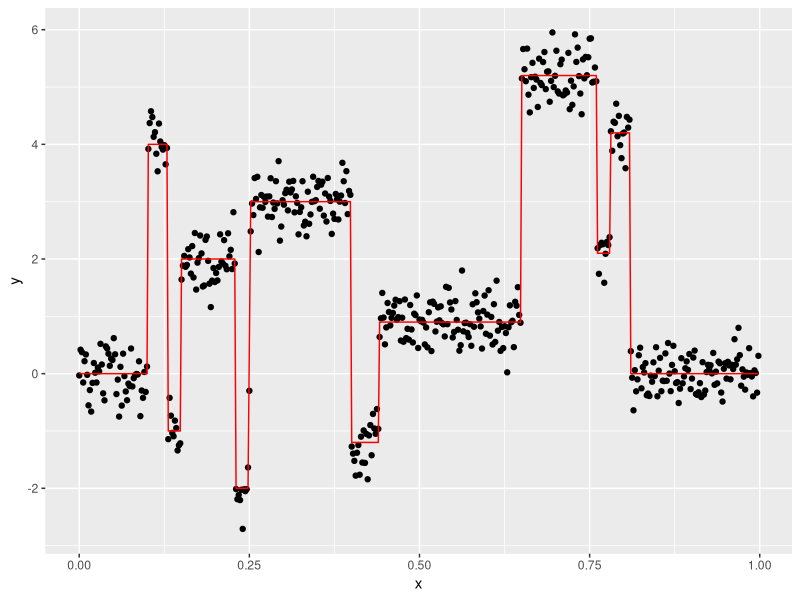
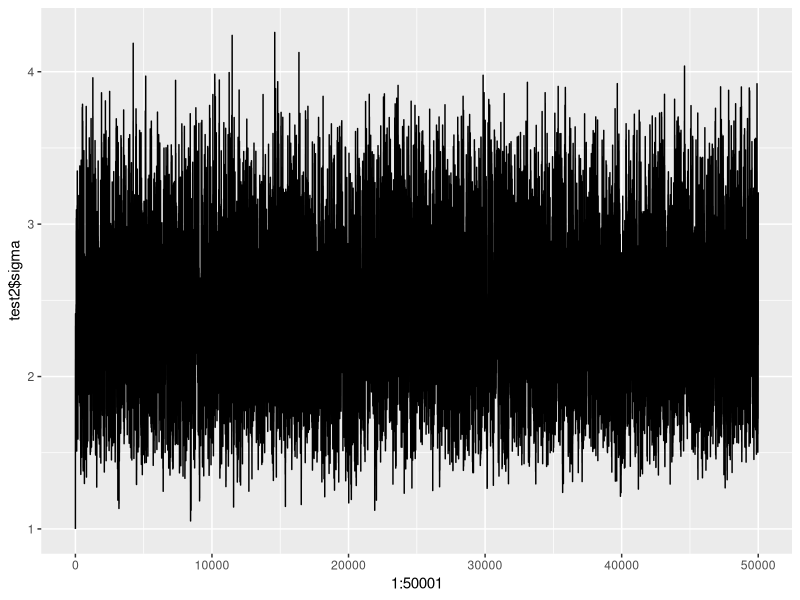
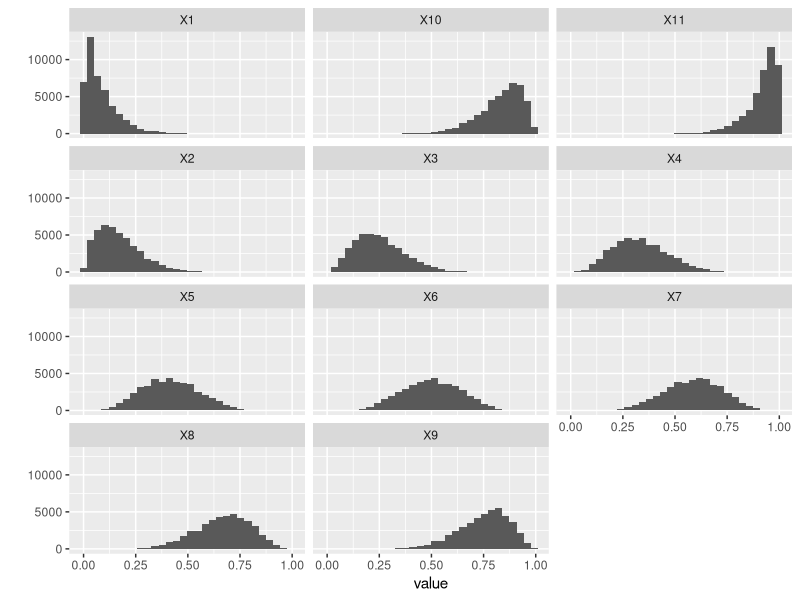
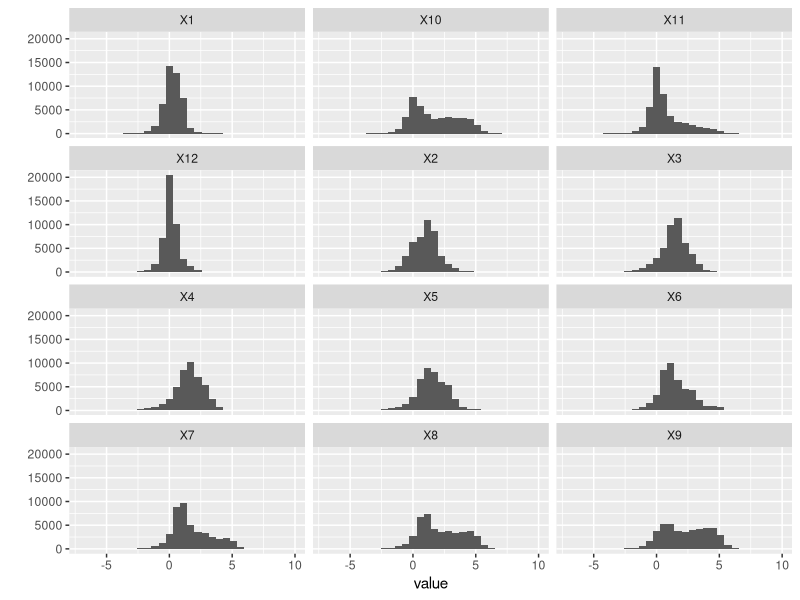
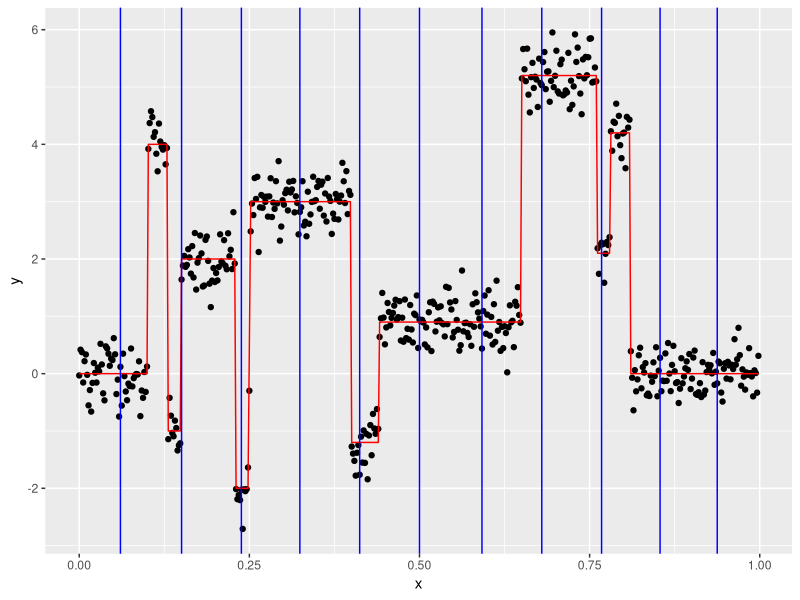
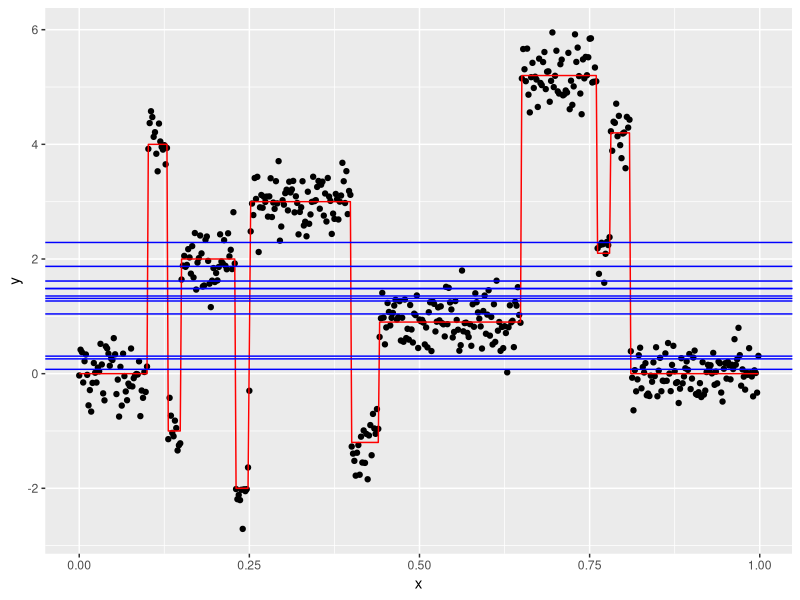
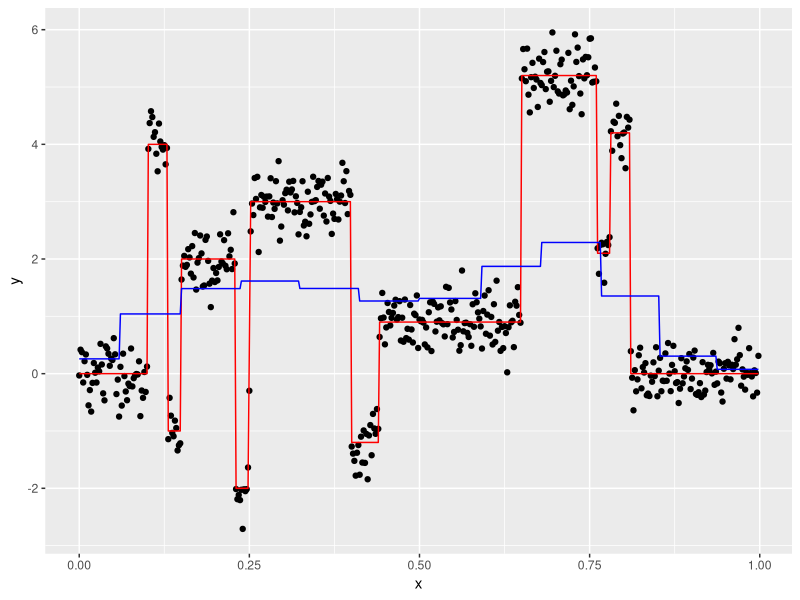

These figures' R source, in order:
#### Libraries ####
library(ggplot2)
library(tidyr)
library(dplyr)

###### Try with fixed (true) steps ######
truefunction<-function(x){
  t <- c(0.1, 0.13, 0.15, 0.23, 0.25, 0.4, 0.44, 0.65, 0.76, 0.78, 0.81)
  h <- c(4, -5, 3, -4, 5, -4.2, 2.1, 4.3, -3.1, 2.1, -4.2)
  temp <- 0
  for(i in 1:11) {
    temp <- temp + h[i]/2 * (1 + sign(x - t[i]))
  }
  return(temp)
}
## true and noisy data ##
n<-512
x<-(0:(n-1))/n
f<-truefunction(x)
set.seed(0401)
y=f+rnorm(f)/3
qplot(x=x, y=y, geom="point") + geom_line(aes(y=f), colour="red")

#### Number of steps = 11 ####
B <- 12 # B is number of steps as in HW 7 description
# i.e. need to estimate b_1,...,b_{B-1}, and f_1,...,f_B

### function to bin data ###
bsets <- function(b, x, y){
  m <- findInterval(x, b)
  y.sets <- split(y, m)
  n.sets <- as.numeric(sapply(y.sets, length))
  return(list(y.sets=y.sets, n.sets=n.sets))
}

### posterior distribution function ###
posterior <- function(f, sets, b, B=12, N=512, sigma, kappa0, a0, b0){
  # f is vector of B estimated heights
  # sets is output from bsets function
  # b is a vector of changepoints
  # B is total number of changepoints
  # N is number of observations
  # sigma^2 is variance of data normal
  # sigma^2/kappa0 is variance of normal priors on f
  # a0, b0 are parameters of inv-gamma prior on sigma
   
  ys <- sets$y.sets
  ns <- sets$n.sets
  sse <- sapply(1:B, function(i) sum((ys[[i]]-f[i])^2))
  tau <- sigma/sqrt(kappa0)
  
  # loglikelihood
  - sum(ns)*log(sqrt(2*pi)*sigma) - 1/(2*sigma^2)*sum(sse) - B*log(sqrt(2*pi*tau)) - 
    1/(2*tau^2)*sum(f^2) + lfactorial(N-B) - lfactorial(N) - log(dgamma(sigma, a0, b0))
}

## full conditional for f_j ##
sample_fj <- function(y, n, sigma, kappa0){
  # y is y's in j_th segment
  # n is num y's in j_th segment
  # sigma is data variance
  # kappa is variance scaling factor in f_j prior
  
  v <- sigma^2/(n + kappa0)
  m <- v*n/sigma^2*mean(y)
  rnorm(1, m, sqrt(v))
}

## full conditional for sigma ##
sample_sigma <- function(y.sets, ns, a0, b0, kappa0, N=512, B=12){
  # y.sets are observation sets
  # ns number of observations in each set
  # a0, b0 are hyperparameters of inv-gamma
  # kappa0 is variance scaling factor in f_j prior
  
  ssy <- 1/2*sum(sapply(y.sets, function(u) sum((u-mean(u))^2)))
  bm <- ns*kappa0/(2*(ns+kappa0))
  ssb <- sum(bm*sapply(y.sets, function(u) mean(u^2)))
  
  a1 <- a0 + N/2
  b1 <- b0 + ssy + ssb
  1/rgamma(1, a1, b1)
}

move <- function(b, b.sets, x, y, B=12, N=512, sigma, kappa0, a0, b0){
  pos <- which(x %in% b)
  b_star <- b
  i <- sample(1:length(b), 1)
  big_pos <- c(2, pos, N-1)
  int <- big_pos[c(i, i+2)]
  int2 <- c(int[1]+1, int[2]-1)
  i_star <- sample(int2[1]:int2[2], 1)
  b_new <- x[i_star]
  b_star[i] <- b_new
  b_star <- sort(b_star)
  new.sets <- bsets(b_star, x, y)
  accept <- posterior(f, new.sets, b_star, B=B, N=N, sigma, kappa0, a0,b0) - posterior(f, b.sets, b, B=B, N=N, sigma, kappa0, a0, b0)
  if(log(runif(1)) < accept){
    return(list(b=b_star, sets=new.sets))
  }else{
    return(list(b=b, sets=b.sets))
  }
}

move2 <- function(b, b.sets, x, y, B=12, N=512, sigma, kappa0, a0, b0){
  pos <- which(x %in% b)
  b_star <- b
  i <- sample(1:length(b), 1)
  N2 <- c(2:(N-1))[!2:(N-1) %in% pos]
  i_star <- sample(N2, 1)
  b_new <- x[i_star]
  b_star[i] <- b_new
  b_star <- sort(b_star)
  new.sets <- bsets(b_star, x, y)
  accept <- posterior(f, new.sets, b_star, B=B, N=N, sigma, kappa0, a0,b0) - posterior(f, b.sets, b, B=B, N=N, sigma, kappa0, a0, b0)
  if(log(runif(1)) < accept){
    return(list(b=b_star, sets=new.sets))
  }else{
    return(list(b=b, sets=b.sets))
  }
}



####### Sampler #######
fixed_sampler <- function(x, y, b, B, f, N, sigma, kappa0, a0, b0, mc.iter){
  b_save <- matrix(NA, ncol=length(b), nrow=mc.iter+1)
  f_save <- matrix(NA, ncol=B, nrow=mc.iter+1)
  sigma_save <- rep(NA, nrow=mc.iter)
  pos_save <- matrix(NA, ncol=length(b), nrow=mc.iter+1)

  b_save[1,] <- b
  f_save[1,] <- f
  sigma_save[1] <- sigma
  pos_save[1,] <- which(x %in% b)
  
  for(i in 1:mc.iter){
    b.sets <- bsets(b, x, y)
    
    ## check for move 
    check_newpos <- move(b, b.sets, x, y, B=B, N=N, sigma, kappa0, a0, b0)
    sets_new <- check_newpos$sets
    b_new <- check_newpos$b

    ## simulate fs
    f_new <- sapply(1:B, function(i) sample_fj(sets_new$y.sets[[i]],sets_new$n.sets[i], sigma, kappa0))
    
    ## simulate sigma
    sigma_new <- sample_sigma(sets_new$y.sets, sets_new$n.sets, a0, b0, kappa0, N=N, B=B)
      
    b_save[i+1,] <- b <- b_new
    f_save[i+1,] <- f <- f_new
    sigma_save[i+1] <- sigma <- sigma_new
    pos_save[i+1,] <- which(x %in% b) 
    cat("\r",i)
  }
  return(list(b=b_save, f=f_save, sigma=sigma_save, pos=pos_save))
}
fixed_sampler2 <- function(x, y, b, B, f, N, sigma, kappa0, a0, b0, mc.iter){
  b_save <- matrix(NA, ncol=length(b), nrow=mc.iter+1)
  f_save <- matrix(NA, ncol=B, nrow=mc.iter+1)
  sigma_save <- rep(NA, nrow=mc.iter)
  pos_save <- matrix(NA, ncol=length(b), nrow=mc.iter+1)
  
  b_save[1,] <- b
  f_save[1,] <- f
  sigma_save[1] <- sigma
  pos_save[1,] <- which(x %in% b)
  
  for(i in 1:mc.iter){
    b.sets <- bsets(b, x, y)
    
    ## check for move 
    check_newpos <- move2(b, b.sets, x, y, B=B, N=N, sigma, kappa0, a0, b0)
    sets_new <- check_newpos$sets
    b_new <- check_newpos$b
    
    ## simulate fs
    f_new <- sapply(1:B, function(i) sample_fj(sets_new$y.sets[[i]],sets_new$n.sets[i], sigma, kappa0))
    
    ## simulate sigma
    sigma_new <- sample_sigma(sets_new$y.sets, sets_new$n.sets, a0, b0, kappa0, N=N, B=B)
    
    b_save[i+1,] <- b <- b_new
    f_save[i+1,] <- f <- f_new
    sigma_save[i+1] <- sigma <- sigma_new
    pos_save[i+1,] <- which(x %in% b) 
    cat("\r",i)
  }
  return(list(b=b_save, f=f_save, sigma=sigma_save, pos=pos_save))
}

b.init <- sort(sample(x[-c(1,512)], 11))
f.init <- rnorm(12,0,2)
sigma.init <- 1
kappa0 <- 1
a0 <- 2
b0 <- 0.01

test<-fixed_sampler(x=x, y=y, b=b.init, B=12, f=f.init, N=512, 
              sigma=sigma.init, kappa0=kappa0, a0=a0, b0=b0, mc.iter=10000)

test2<-fixed_sampler2(x=x, y=y, b=b.init, B=12, f=f.init, N=512, 
                    sigma=sigma.init, kappa0=kappa0, a0=a0, b0=b0, mc.iter=50000)


qplot(x=1:50001, y=test2$sigma, geom="line")

bs <- test2$b[-c(1:5000),]
bs.m <- bs %>% data.frame %>% gather()
fs <- test2$f[-c(1:5000),]
fs.m <- fs %>% data.frame %>% gather()
qplot(data=bs.m, x=value) + facet_wrap(~key, ncol=3)
qplot(data=fs.m, x=value) + facet_wrap(~key, ncol=3)

fhats <- apply(fs, 2, median)
bhats <- apply(bs, 2, median)

qplot(x=x, y=y, geom="point") + geom_line(aes(y=f), colour="red") + geom_vline(aes(xintercept=bhats), colour="blue")

qplot(x=x, y=y, geom="point") + geom_line(aes(y=f), colour="red") + geom_hline(aes(yintercept=fhats), colour="blue")

setshat <- bsets(bhats, x,y)
yhats <- sapply(1:12, function(i) setshat$y.sets[[i]] + fhats[i] - setshat$y.sets[[i]])
qplot(x=x, y=y, geom="point") + geom_line(aes(y=f), colour="red") + geom_line(aes(y=unlist(yhats)), colour="blue")

# disaster number function m(.)
count.disasters <- function(s1, s2) {
  return(sum(coal >= s1 & coal < s2))
}

k0 <- 1
s0 <- c(1851,1963)
h0 <- c(1.7)

lambda = 3

# value of Gamma(a,b)
a=1
b=200/365.24


# accept probability function for Height move

alpha.hmove <- function(s,h,h_tilde,j) {
  m <- count.disasters(s[j],s[j+1])
  log_likelihood_ratio <- (h[j] - h_tilde) * (s[j+1] - s[j]) + m * (log(h_tilde) - log(h[j]))
  log_prior_ratio <- a * (log(h_tilde) - log(h[j])) - b * (h_tilde - h[j])
  log_pi_ratio <- log_likelihood_ratio + log_prior_ratio
  return(exp(log_pi_ratio))
  
}


# accept probability function for Position move

alpha.smove <- function(s,h,s_tilde,j) {
  m1 <- count.disasters(s[j-1],s[j])
  m1_tilde <- count.disasters(s[j-1],s_tilde)
  m2 <- count.disasters(s[j],s[j+1])
  m2_tilde <- count.disasters(s_tilde,s[j+1])
  log_likelihood_ratio <- (h[j] - h[j-1]) * (s_tilde - s[j]) + (m1_tilde - m1) * log(h[j-1]) + (m2_tilde - m2) * log(h[j])
  log_prior_ratio <- log(s_tilde - s[j-1]) + log(s[j+1] - s_tilde) - log(s[j] - s[j-1]) - log(s[j+1] - s[j])
  log_pi_ratio <- log_likelihood_ratio + log_prior_ratio
  return(exp(log_pi_ratio))
  
}


# accept probability function for birth of step

alpha.birth <- function(s,h,s_star,h1_prime,h2_prime,j,k) {
  m1_prime <- count.disasters(s[j],s_star)
  m2_prime <- count.disasters(s_star,s[j+1])
  mj <- m1_prime + m2_prime
  log_likelihood_ratio <- (
    - h1_prime * (s_star - s[j]) - h2_prime * (s[j+1] - s_star)
    + m1_prime * log(h1_prime) + m2_prime * log(h2_prime)
    + h[j] * (s[j+1] - s[j]) - mj * log(h[j])
  )
  log_prior_ratio <- (
    log(2) + log(lambda) + log(2*k+1)
    - log(s[k+1] - s[1]) + log(s_star - s[j]) + log (s[j+1] - s_star) - log(s[j+1] - s[j])
    + a * log(b) - log(gamma(a)) + (a-1) * (log(h1_prime) + log(h2_prime)) - a * log(h[j])
    - b * (h1_prime + h2_prime - h[j])
  )
  log_proposal_ratio <- log(death(k)) - log(birth(k-1)) - log(k)
  log_Jacobian <- 2 * log(h1_prime + h2_prime)
  log_pi_ratio <- log_likelihood_ratio + log_prior_ratio + log_proposal_ratio + log_Jacobian
  return(exp(log_pi_ratio))
}



# accept probability function for death of step

alpha.death <- function(s,h,hj_prime,j,k) {
  m1 <- count.disasters(s[j],s[j+1])
  m2 <- count.disasters(s[j+1],s[j+2])
  mj_prime <- m1 + m2
  log_likelihood_ratio <- (
    - hj_prime * (s[j+2] - s[j]) + mj_prime * log(hj_prime)
    + h[j] * (s[j+1] - s[j]) + h[j+1] * (s[j+2] - s[j+1])
    - m1 * log(h[j]) - m2 * log(h[j+1])
  )
  log_prior_ratio <- (
    - log(2) - log (lambda) - log(2*k-1)
    + log(s[k+1] - s[1]) - log(s[j+1] - s[j]) - log (s[j+2] - s[j+1]) + log(s[j+2] - s[j])
    - a * log(b) + log(gamma(a)) - (a-1) * (log(h[j]) + log(h[j+1])) + a * log(hj_prime)
    + b * (h[j] + h[j+1] - hj_prime)
  )
  log_proposal_ratio <- + log(birth(k-2)) + log(k-1) -log(death(k-1))
  log_Jacobian <- - 2 * log(h[j] + h[j+1])
  log_pi_ratio <- log_likelihood_ratio + log_prior_ratio + log_proposal_ratio + log_Jacobian
  return(exp(log_pi_ratio))
  
}


birth <- function(change_points){return(3.6/7 * min(1,lambda/(change_points+1)))}
death <- function(change_points){return(3.6/7 * min(1,change_points/lambda))}

Move <- function(n, h, s, k) {
  H <- list()
  S <- list()
  K <- vector(length=n)
  K[1] <- k
  H[[1]] <- h
  S[[1]] <- s
  
  for (i in 2:n){
    position_prob <- ifelse(k<=1, 0, 0.5 * (1 - birth(k-1) - death(k-1)))
    #if (k<=1) {position_prob <- 0} else {position_prob <- 0.5 * (1 - birth(k-1) - death(k-1))}
    
    height_prob <- 1 - birth(k-1) - death(k-1) - position_prob
    
    type <- runif(1)
    
    if (type>1-height_prob) {                       #from 1 to k is for Height h_1 to h_k
      j <- sample(1:k,size=1)
      u <- runif(1,-0.5,0.5)
      h_tilde <- h[j] * exp(u)
      U <- runif (1)
      if (U < alpha.hmove(s,h,h_tilde,j)) {
        h[j] <- h_tilde
      }
    }
    
    if (type<=1-height_prob && type>1-height_prob-position_prob) {                     #from 2 to k is for Position s_2 to s_k
      j <- sample(1:(k-1), size=1) + 1
      s_tilde <- runif(1,s[j-1],s[j+1])
      U <- runif (1)
      if (U < alpha.smove(s,h,s_tilde,j)) {
        s[j] <- s_tilde
      }
    }
    
    if (type>=birth(k-1) && type<=birth(k-1)+death(k-1)) {                    #from 1 to k-1 is for death of steps d_2 to d_k
      j <- sample(1:(k-1), size=1)
      r <- (s[j+2] - s[j+1]) / (s[j+2] - s[j])
      hj_prime <- h[j]^(1-r) * h[j+1]^r                    #exp((1-r) * log(h[j]) + r * log(h[j+1]))
      U <- runif(1)
      if (U < alpha.death(s,h,hj_prime,j,k)){
        k <- k - 1
        h[j] <- hj_prime
        h <- h[-(j+1)]
        s <- s[-(j+1)]
      }
    }
    
    if (type<=birth(k-1)){                                             #from 1 to k is for birth of steps b_1 to b_k
      j <- sample(1:k,size=1)
      s_star <- runif(1,s[j],s[j+1])
      u <- runif(1)
      r <- exp(log(s[j+1] - s_star) - log(s[j+1] - s[j]))
      h1_prime = h[j] * exp(r * (log(u) - log(1-u)))
      h2_prime = h[j] * exp((1-r) * (log(1-u) - log(u)))
      U <- runif(1)
      if (U < alpha.birth(s,h,s_star,h1_prime,h2_prime,j,k)){
        s <- c(s[1:j], s_star, s[(j+1):(k+1)])
        if (j > 1) {
          left <- h[1:(j-1)]
        } else {
          left <- c()
        }
        if (j < k) {
          right <- h[(j+1):k]
        } else {
          right <- c()
        }
        h <- c(left, h1_prime, h2_prime, right)
        k <- k + 1
      }
    }
    
    K[i] <- k
    H[[i]] <- h
    S[[i]] <- s
  } 
  return(list(h=H,k=K,s=S))
}